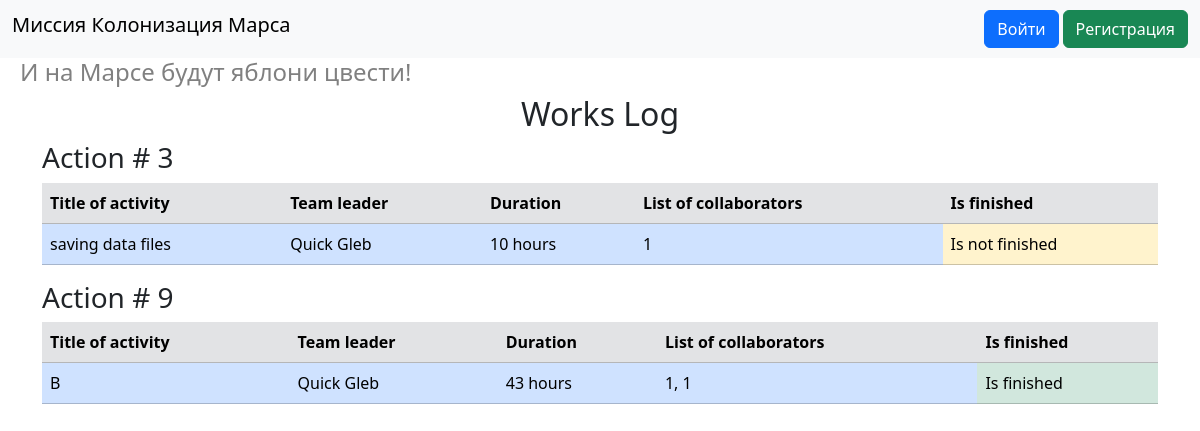
/index, run on the app's committed database.
### data/jobs.py (models this page shows, shortened)
class Jobs(SqlAlchemyBase, SerializerMixin):
    __tablename__ = "jobs"
    id = Column(Integer, primary_key=True, autoincrement=True)
    team_leader = Column(Integer, ForeignKey('users.id'))
    user = orm.relationship('User')
    job = Column(String)
    work_size = Column(Integer)
    collaborators = Column(String)
    start_date = Column(DateTime)
    end_date = Column(DateTime)
    is_finished = Column(Boolean)

### data/users.py (models this page shows, shortened)
class User(SqlAlchemyBase, UserMixin, SerializerMixin):
    __tablename__ = "users"
    id = Column(Integer, primary_key=True, autoincrement=True)
    surname = Column(String)
    name = Column(String)
    age = Column(Integer)
    position = Column(String)
    speciality = Column(String)
    address = Column(String)
    email = Column(String, unique=True)
    hashed_password = Column(String)
    modified_date = Column(DateTime)
    jobs = orm.relationship('Jobs', back_populates='user')

### app.py (the view)
@app.route('/')
@app.route('/index')
def index():
    session = create_session()
    result = session.query(Jobs, User).join(
        User,
        Jobs.team_leader == User.id
    )
    return render_template('index.html', title='Главная страница', result=result)

### data/db_session.py (called while the page is built)
def create_session() -> Session:
    global __factory
    return __factory()

### templates/index.html
{% extends 'base.html' %}
{% block content %}
<div class="container">
    <div class="row">
        <div class="col">
            <h2 class="text-center">Works Log</h2>
        </div>
    </div>
    {% for jobs, user in result %}
    <div class="row">
        <div class="col">
            <h3>Action # {{ jobs.id }}</h3>
        </div>
    </div>
    <div class="row">
        <div class="col">
            <table class="table">
                <tr class="table-secondary">
                    <th>Title of activity</th>
                    <th>Team leader</th>
                    <th>Duration</th>
                    <th>List of collaborators</th>
                    <th>Is finished</th>
                </tr>
                <tr class="table-primary">
                    <td>{{ jobs.job }}</td>
                    <td>{{ user.surname }} {{ user.name }}</td>
                    <td>{{ jobs.work_size }} hours</td>
                    <td>{{ jobs.collaborators }}</td>
                    {% if jobs.is_finished %}
                    <td class="table-success">Is finished</td>
                    {% else %}
                    <td class="table-warning">Is not finished</td>
                    {% endif %}
                </tr>
            </table>
        </div>
    </div>
    {% endfor %}
</div>
{% endblock %}

### data on the page
Jobs: id "3", job "saving data files", surname "Quick", name "Gleb", work_size "10", collaborators "1", is_finished "Is not finished"
Jobs: id "9", job "B", surname "Quick", name "Gleb", work_size "43", collaborators "1, 1", is_finished "Is finished"
